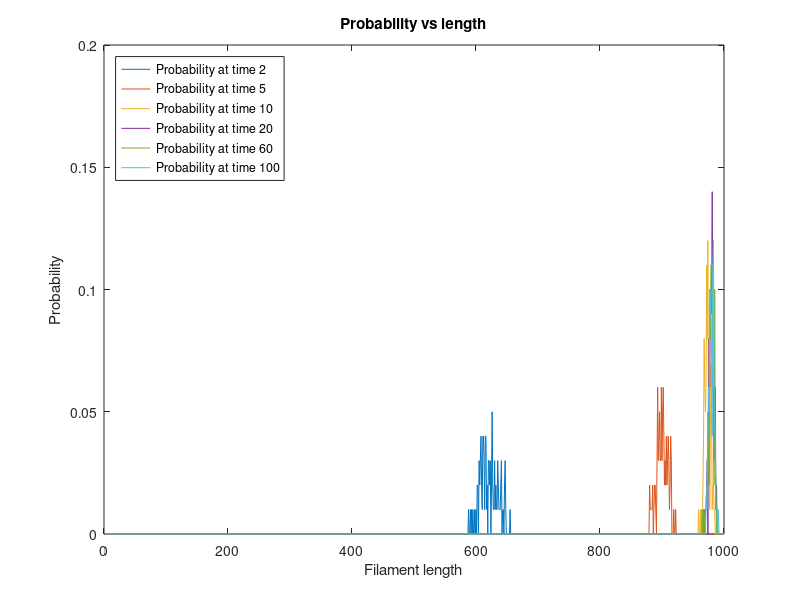
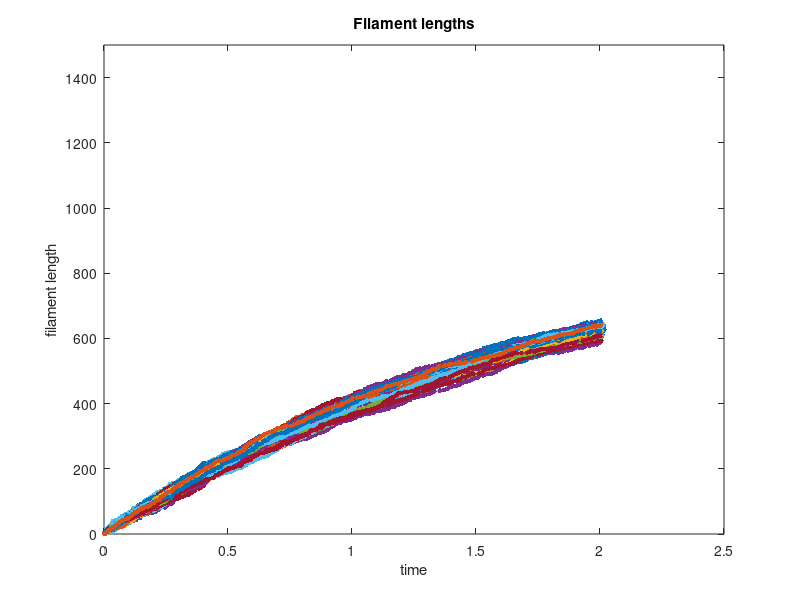
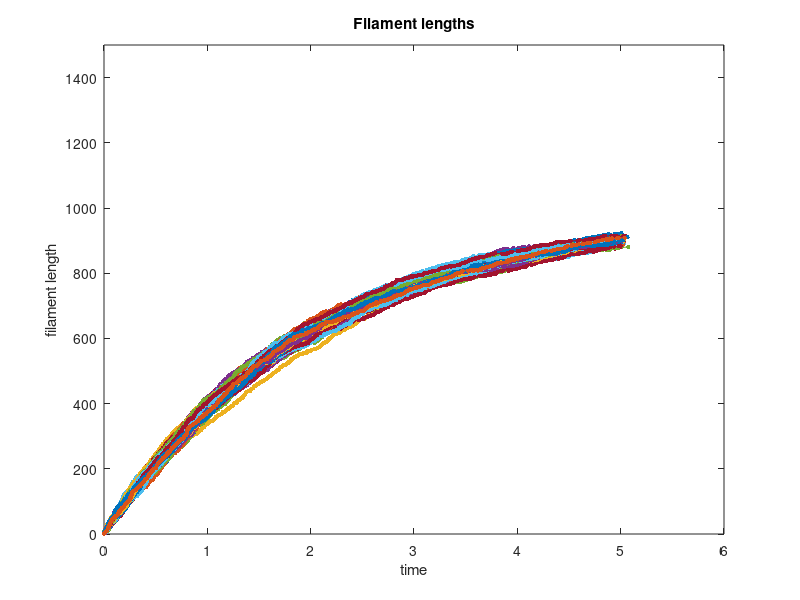
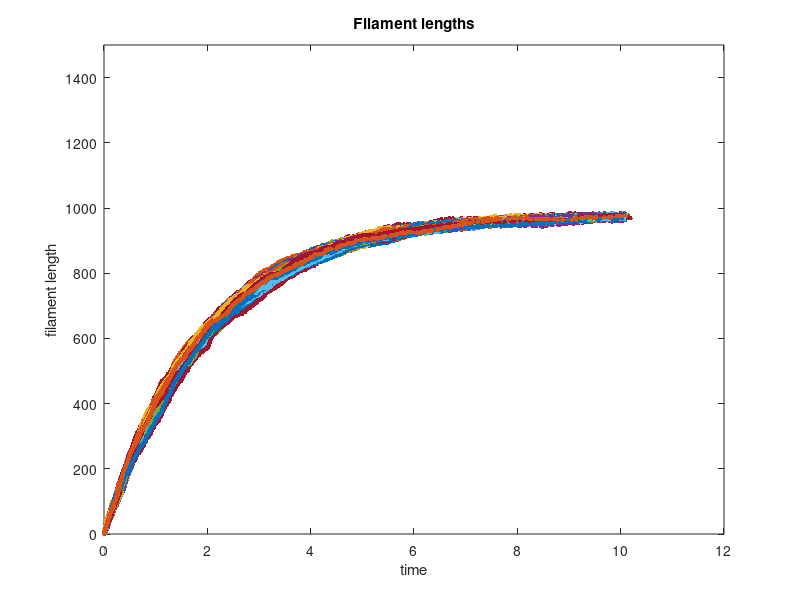

These charts were generated, in order, by the following MATLAB code: (Note: this script raises an error after producing the figures.)
%Simulates growth of a filament in a limited pool of monomers.
% clear all;
% close all;

r1=0.5; %rate of growth
g1=10; %rate of decay
Ntot=1000;%total number of available monomers
MaxS=200000; %max steps
times = [2, 5, 10, 20, 60, 100];
MaxTraj=100; %number of trajectories
p1= zeros(1, Ntot); %probability
probfig = figure;
for k = 1:length(times)
    figure;
    for j=1:MaxTraj
    
        m1=nan(1,MaxS);
        m1(1)=1;
        monomers=Ntot;
        T=zeros(1,MaxS);
        T(1)=0;
    
        for i=1:MaxS
        
            k1=r1*(monomers-m1(1));
            k2=g1;
        
            k0=k1+k2;
        
            % Determine time spent
            CoinFlip1=rand;
            tau(i)=(1/k0)*log(1/CoinFlip1); %also, tau(i)=exprnd(1/k0);
        
            T(i+1)= T(i)+tau(i);
            % Determine reaction
            CoinFlip2=rand;
            if CoinFlip2<=k1/k0 || m1(i) == 1
                m1(i+1)=m1(i)+1;
                monomers=monomers-1;
            else
                if m1(i)==1
                m1(i+1)= m1(i);
                else
                m1(i+1)=m1(i)-1;
                monomers=monomers+1;
                end
            end

            if T(i+1) >= times(k)
                break;
            end
        end
        plot(T,m1,'.-', 'MarkerSize',10)
        title("Filament lengths")
        xlabel('time')
        ylabel('filament length')
        hold on;
   % xlim([0 100])
        ylim([0 Ntot+500])
        p1(m1(i+1))= p1(m1(i+1))+1; %calculating probability of a specific length
    end

    p1 = p1/sum(p1);
    x = 1:1:Ntot;
    Avg= sum(x.*p1);
    variance= sum((x.^2).*p1)-(sum(x.*p1))^2;

    figure(probfig);
    dispstring = sprintf('Probability at time %d', times(k));
    plot(x,p1, "DisplayName", dispstring);
    xlabel('Filament length')
    ylabel('Probability')
    title('Probability vs length')
    xlim([0 Ntot])
    legend('Location', 'northwest');
    hold on
    p1= zeros(1, Ntot);
end
% time_steady = 40;
    alm = m1(400:i); % the actual length measurements in sampling intervals of lag_t(i) minutes
    mean_y= mean(alm);
    var_y= std(alm)^2;
% 
%analytical solution
    T1= 0:0.1:2000;
    Lss = (Ntot-g1/r1);
    L = Lss*(1- exp(-r1.*T1));

% plot(T1,L,'k','LineWidth', 2)
% hold off;
% xlim([0, 100])
% title('Length trajectory')

%probability
